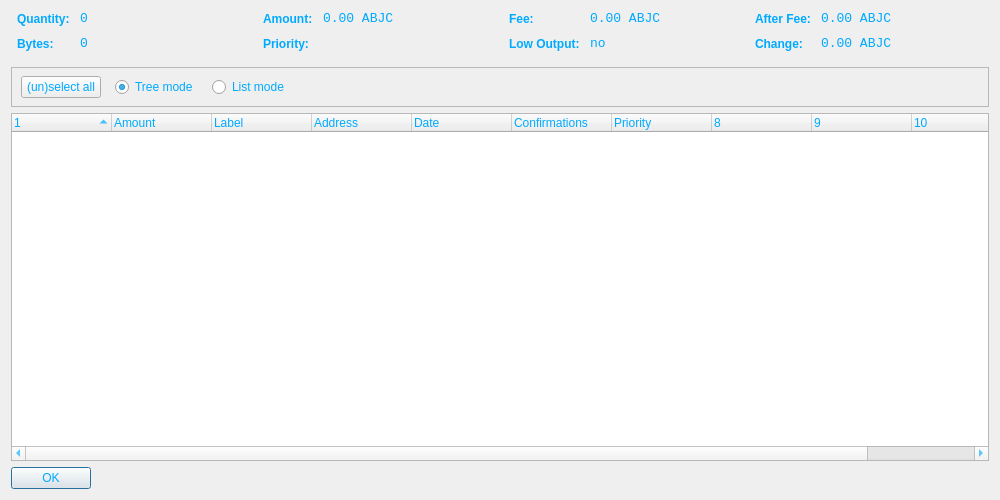
<?xml version="1.0" encoding="UTF-8"?>
<ui version="4.0">
 <class>CoinControlDialog</class>
 <widget class="QDialog" name="CoinControlDialog">
  <property name="geometry">
   <rect>
    <x>0</x>
    <y>0</y>
    <width>1000</width>
    <height>500</height>
   </rect>
  </property>
  <property name="windowTitle">
   <string>Coin Control</string>
  </property>
  <property name="styleSheet">
   <string notr="true">background-image: url(:/images/as1);
color: rgb(0, 170, 255);</string>
  </property>
  <layout class="QVBoxLayout" name="verticalLayout">
   <item>
    <layout class="QHBoxLayout" name="horizontalLayoutTop" stretch="0,0,0,0">
     <property name="topMargin">
      <number>0</number>
     </property>
     <property name="bottomMargin">
      <number>10</number>
     </property>
     <item>
      <layout class="QFormLayout" name="formLayoutCoinControl1">
       <property name="horizontalSpacing">
        <number>10</number>
       </property>
       <property name="verticalSpacing">
        <number>10</number>
       </property>
       <property name="leftMargin">
        <number>6</number>
       </property>
       <property name="rightMargin">
        <number>6</number>
       </property>
       <item row="0" column="0">
        <widget class="QLabel" name="labelCoinControlQuantityText">
         <property name="styleSheet">
          <string notr="true">font-weight:bold;</string>
         </property>
         <property name="text">
          <string>Quantity:</string>
         </property>
        </widget>
       </item>
       <item row="0" column="1">
        <widget class="QLabel" name="labelCoinControlQuantity">
         <property name="font">
          <font>
           <family>Monospace</family>
           <pointsize>10</pointsize>
          </font>
         </property>
         <property name="cursor">
          <cursorShape>IBeamCursor</cursorShape>
         </property>
         <property name="contextMenuPolicy">
          <enum>Qt::ActionsContextMenu</enum>
         </property>
         <property name="text">
          <string notr="true">0</string>
         </property>
         <property name="textInteractionFlags">
          <set>Qt::LinksAccessibleByMouse|Qt::TextSelectableByKeyboard|Qt::TextSelectableByMouse</set>
         </property>
        </widget>
       </item>
       <item row="1" column="0">
        <widget class="QLabel" name="labelCoinControlBytesText">
         <property name="styleSheet">
          <string notr="true">font-weight:bold;</string>
         </property>
         <property name="text">
          <string>Bytes:</string>
         </property>
        </widget>
       </item>
       <item row="1" column="1">
        <widget class="QLabel" name="labelCoinControlBytes">
         <property name="font">
          <font>
           <family>Monospace</family>
           <pointsize>10</pointsize>
          </font>
         </property>
         <property name="cursor">
          <cursorShape>IBeamCursor</cursorShape>
         </property>
         <property name="contextMenuPolicy">
          <enum>Qt::ActionsContextMenu</enum>
         </property>
         <property name="text">
          <string notr="true">0</string>
         </property>
         <property name="textInteractionFlags">
          <set>Qt::LinksAccessibleByMouse|Qt::TextSelectableByKeyboard|Qt::TextSelectableByMouse</set>
         </property>
        </widget>
       </item>
      </layout>
     </item>
     <item>
      <layout class="QFormLayout" name="formLayoutCoinControl2">
       <property name="horizontalSpacing">
        <number>10</number>
       </property>
       <property name="verticalSpacing">
        <number>10</number>
       </property>
       <property name="leftMargin">
        <number>6</number>
       </property>
       <property name="rightMargin">
        <number>6</number>
       </property>
       <item row="0" column="0">
        <widget class="QLabel" name="labelCoinControlAmountText">
         <property name="styleSheet">
          <string notr="true">font-weight:bold;</string>
         </property>
         <property name="text">
          <string>Amount:</string>
         </property>
        </widget>
       </item>
       <item row="0" column="1">
        <widget class="QLabel" name="labelCoinControlAmount">
         <property name="font">
          <font>
           <family>Monospace</family>
           <pointsize>10</pointsize>
          </font>
         </property>
         <property name="cursor">
          <cursorShape>IBeamCursor</cursorShape>
         </property>
         <property name="contextMenuPolicy">
          <enum>Qt::ActionsContextMenu</enum>
         </property>
         <property name="text">
          <string notr="true">0.00 ABJC</string>
         </property>
         <property name="textInteractionFlags">
          <set>Qt::LinksAccessibleByMouse|Qt::TextSelectableByKeyboard|Qt::TextSelectableByMouse</set>
         </property>
        </widget>
       </item>
       <item row="1" column="0">
        <widget class="QLabel" name="labelCoinControlPriorityText">
         <property name="styleSheet">
          <string notr="true">font-weight:bold;</string>
         </property>
         <property name="text">
          <string>Priority:</string>
         </property>
        </widget>
       </item>
       <item row="1" column="1">
        <widget class="QLabel" name="labelCoinControlPriority">
         <property name="font">
          <font>
           <family>Monospace</family>
           <pointsize>10</pointsize>
          </font>
         </property>
         <property name="cursor">
          <cursorShape>IBeamCursor</cursorShape>
         </property>
         <property name="contextMenuPolicy">
          <enum>Qt::ActionsContextMenu</enum>
         </property>
         <property name="text">
          <string/>
         </property>
         <property name="textInteractionFlags">
          <set>Qt::LinksAccessibleByMouse|Qt::TextSelectableByKeyboard|Qt::TextSelectableByMouse</set>
         </property>
        </widget>
       </item>
      </layout>
     </item>
     <item>
      <layout class="QFormLayout" name="formLayoutCoinControl3">
       <property name="horizontalSpacing">
        <number>10</number>
       </property>
       <property name="verticalSpacing">
        <number>10</number>
       </property>
       <property name="leftMargin">
        <number>6</number>
       </property>
       <property name="rightMargin">
        <number>6</number>
       </property>
       <item row="0" column="0">
        <widget class="QLabel" name="labelCoinControlFeeText">
         <property name="styleSheet">
          <string notr="true">font-weight:bold;</string>
         </property>
         <property name="text">
          <string>Fee:</string>
         </property>
        </widget>
       </item>
       <item row="0" column="1">
        <widget class="QLabel" name="labelCoinControlFee">
         <property name="font">
          <font>
           <family>Monospace</family>
           <pointsize>10</pointsize>
          </font>
         </property>
         <property name="cursor">
          <cursorShape>IBeamCursor</cursorShape>
         </property>
         <property name="contextMenuPolicy">
          <enum>Qt::ActionsContextMenu</enum>
         </property>
         <property name="text">
          <string notr="true">0.00 ABJC</string>
         </property>
         <property name="textInteractionFlags">
          <set>Qt::LinksAccessibleByMouse|Qt::TextSelectableByKeyboard|Qt::TextSelectableByMouse</set>
         </property>
        </widget>
       </item>
       <item row="1" column="0">
        <widget class="QLabel" name="labelCoinControlLowOutputText">
         <property name="enabled">
          <bool>false</bool>
         </property>
         <property name="styleSheet">
          <string notr="true">font-weight:bold;</string>
         </property>
         <property name="text">
          <string>Low Output:</string>
         </property>
        </widget>
       </item>
       <item row="1" column="1">
        <widget class="QLabel" name="labelCoinControlLowOutput">
         <property name="enabled">
          <bool>false</bool>
         </property>
         <property name="font">
          <font>
           <family>Monospace</family>
           <pointsize>10</pointsize>
          </font>
         </property>
         <property name="cursor">
          <cursorShape>IBeamCursor</cursorShape>
         </property>
         <property name="contextMenuPolicy">
          <enum>Qt::ActionsContextMenu</enum>
         </property>
         <property name="text">
          <string notr="true">no</string>
         </property>
         <property name="textInteractionFlags">
          <set>Qt::LinksAccessibleByMouse|Qt::TextSelectableByKeyboard|Qt::TextSelectableByMouse</set>
         </property>
        </widget>
       </item>
      </layout>
     </item>
     <item>
      <layout class="QFormLayout" name="formLayoutCoinControl4">
       <property name="horizontalSpacing">
        <number>10</number>
       </property>
       <property name="verticalSpacing">
        <number>10</number>
       </property>
       <property name="leftMargin">
        <number>6</number>
       </property>
       <property name="rightMargin">
        <number>6</number>
       </property>
       <item row="0" column="0">
        <widget class="QLabel" name="labelCoinControlAfterFeeText">
         <property name="styleSheet">
          <string notr="true">font-weight:bold;</string>
         </property>
         <property name="text">
          <string>After Fee:</string>
         </property>
        </widget>
       </item>
       <item row="0" column="1">
        <widget class="QLabel" name="labelCoinControlAfterFee">
         <property name="font">
          <font>
           <family>Monospace</family>
           <pointsize>10</pointsize>
          </font>
         </property>
         <property name="cursor">
          <cursorShape>IBeamCursor</cursorShape>
         </property>
         <property name="contextMenuPolicy">
          <enum>Qt::ActionsContextMenu</enum>
         </property>
         <property name="text">
          <string notr="true">0.00 ABJC</string>
         </property>
         <property name="textInteractionFlags">
          <set>Qt::LinksAccessibleByMouse|Qt::TextSelectableByKeyboard|Qt::TextSelectableByMouse</set>
         </property>
        </widget>
       </item>
       <item row="1" column="0">
        <widget class="QLabel" name="labelCoinControlChangeText">
         <property name="enabled">
          <bool>false</bool>
         </property>
         <property name="styleSheet">
          <string notr="true">font-weight:bold;</string>
         </property>
         <property name="text">
          <string>Change:</string>
         </property>
        </widget>
       </item>
       <item row="1" column="1">
        <widget class="QLabel" name="labelCoinControlChange">
         <property name="enabled">
          <bool>false</bool>
         </property>
         <property name="font">
          <font>
           <family>Monospace</family>
           <pointsize>10</pointsize>
          </font>
         </property>
         <property name="cursor">
          <cursorShape>IBeamCursor</cursorShape>
         </property>
         <property name="contextMenuPolicy">
          <enum>Qt::ActionsContextMenu</enum>
         </property>
         <property name="text">
          <string notr="true">0.00 ABJC</string>
         </property>
         <property name="textInteractionFlags">
          <set>Qt::LinksAccessibleByMouse|Qt::TextSelectableByKeyboard|Qt::TextSelectableByMouse</set>
         </property>
        </widget>
       </item>
      </layout>
     </item>
    </layout>
   </item>
   <item>
    <widget class="QFrame" name="frame">
     <property name="minimumSize">
      <size>
       <width>0</width>
       <height>40</height>
      </size>
     </property>
     <property name="frameShape">
      <enum>QFrame::StyledPanel</enum>
     </property>
     <property name="frameShadow">
      <enum>QFrame::Sunken</enum>
     </property>
     <widget class="QWidget" name="horizontalLayoutWidget">
      <property name="geometry">
       <rect>
        <x>10</x>
        <y>0</y>
        <width>781</width>
        <height>41</height>
       </rect>
      </property>
      <layout class="QHBoxLayout" name="horizontalLayoutPanel" stretch="0,0,0,0">
       <property name="spacing">
        <number>14</number>
       </property>
       <item>
        <widget class="QPushButton" name="pushButtonSelectAll">
         <property name="sizePolicy">
          <sizepolicy hsizetype="Maximum" vsizetype="Fixed">
           <horstretch>0</horstretch>
           <verstretch>0</verstretch>
          </sizepolicy>
         </property>
         <property name="text">
          <string>(un)select all</string>
         </property>
        </widget>
       </item>
       <item>
        <widget class="QRadioButton" name="radioTreeMode">
         <property name="sizePolicy">
          <sizepolicy hsizetype="Maximum" vsizetype="Fixed">
           <horstretch>0</horstretch>
           <verstretch>0</verstretch>
          </sizepolicy>
         </property>
         <property name="text">
          <string>Tree mode</string>
         </property>
         <property name="checked">
          <bool>true</bool>
         </property>
        </widget>
       </item>
       <item>
        <widget class="QRadioButton" name="radioListMode">
         <property name="sizePolicy">
          <sizepolicy hsizetype="Maximum" vsizetype="Fixed">
           <horstretch>0</horstretch>
           <verstretch>0</verstretch>
          </sizepolicy>
         </property>
         <property name="text">
          <string>List mode</string>
         </property>
        </widget>
       </item>
       <item>
        <spacer name="horizontalSpacer">
         <property name="orientation">
          <enum>Qt::Horizontal</enum>
         </property>
         <property name="sizeHint" stdset="0">
          <size>
           <width>40</width>
           <height>20</height>
          </size>
         </property>
        </spacer>
       </item>
      </layout>
     </widget>
    </widget>
   </item>
   <item>
    <widget class="CoinControlTreeWidget" name="treeWidget">
     <property name="contextMenuPolicy">
      <enum>Qt::CustomContextMenu</enum>
     </property>
     <property name="sortingEnabled">
      <bool>false</bool>
     </property>
     <property name="columnCount">
      <number>11</number>
     </property>
     <attribute name="headerShowSortIndicator" stdset="0">
      <bool>true</bool>
     </attribute>
     <attribute name="headerStretchLastSection">
      <bool>false</bool>
     </attribute>
     <column>
      <property name="text">
       <string/>
      </property>
     </column>
     <column>
      <property name="text">
       <string>Amount</string>
      </property>
     </column>
     <column>
      <property name="text">
       <string>Label</string>
      </property>
     </column>
     <column>
      <property name="text">
       <string>Address</string>
      </property>
     </column>
     <column>
      <property name="text">
       <string>Date</string>
      </property>
     </column>
     <column>
      <property name="text">
       <string>Confirmations</string>
      </property>
      <property name="toolTip">
       <string>Confirmed</string>
      </property>
     </column>
     <column>
      <property name="text">
       <string>Priority</string>
      </property>
     </column>
     <column>
      <property name="text">
       <string/>
      </property>
     </column>
     <column>
      <property name="text">
       <string/>
      </property>
     </column>
     <column>
      <property name="text">
       <string/>
      </property>
     </column>
     <column>
      <property name="text">
       <string/>
      </property>
     </column>
    </widget>
   </item>
   <item>
    <widget class="QDialogButtonBox" name="buttonBox">
     <property name="sizePolicy">
      <sizepolicy hsizetype="Maximum" vsizetype="Fixed">
       <horstretch>0</horstretch>
       <verstretch>0</verstretch>
      </sizepolicy>
     </property>
     <property name="orientation">
      <enum>Qt::Horizontal</enum>
     </property>
     <property name="standardButtons">
      <set>QDialogButtonBox::Ok</set>
     </property>
    </widget>
   </item>
  </layout>
 </widget>
 <customwidgets>
  <customwidget>
   <class>CoinControlTreeWidget</class>
   <extends>QTreeWidget</extends>
   <header>coincontroltreewidget.h</header>
  </customwidget>
 </customwidgets>
 <resources/>
 <connections/>
</ui>
